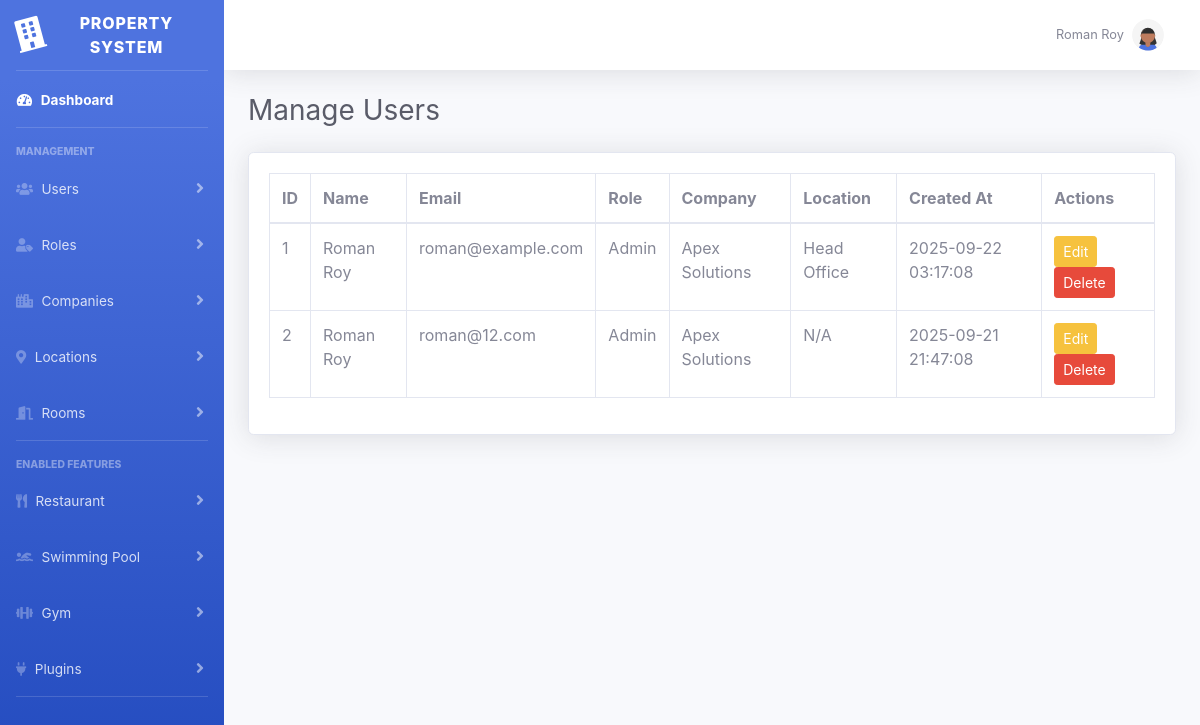
The page /admin.php?action=manageUsers (signed in) on the database as committed earlier.
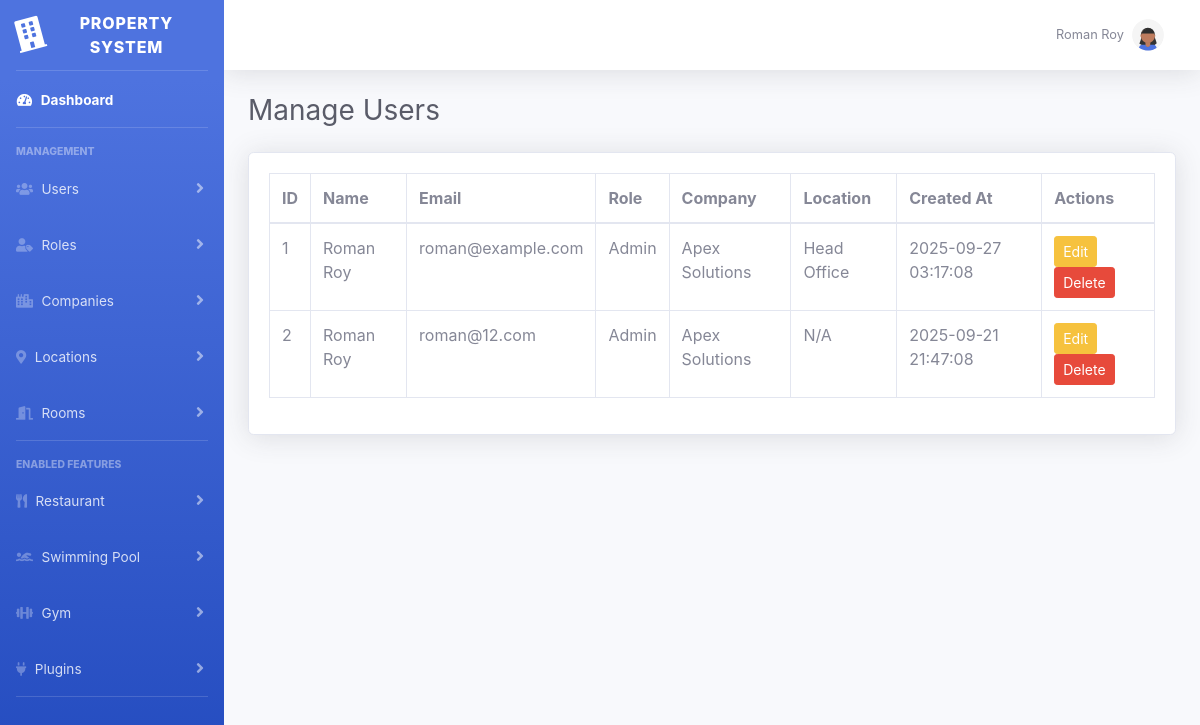
The same page on the database as committed later.
### tables this page shows
CREATE TABLE `plugin_master` (
  `plugin_id` int(11) NOT NULL,
  `plugin_name` varchar(100) NOT NULL,
  `icon` varchar(100) DEFAULT NULL,
  `description` text DEFAULT NULL,
  `status` enum('active','inactive') DEFAULT 'active',
  `created_at` datetime DEFAULT current_timestamp()
);

CREATE TABLE `users` (
  `user_id` int(11) NOT NULL,
  `company_id` int(11) NOT NULL,
  `location_id` int(11) DEFAULT NULL,
  `name` varchar(100) NOT NULL,
  `email` varchar(100) NOT NULL,
  `password` varchar(255) NOT NULL,
  `role_id` int(11) NOT NULL,
  `created_by` int(11) DEFAULT NULL,
  `created_at` timestamp NOT NULL DEFAULT current_timestamp()
);

CREATE TABLE `roles` (
  `role_id` int(11) NOT NULL,
  `role_name` varchar(50) NOT NULL,
  `can_create` tinyint(1) NOT NULL DEFAULT 0,
  `can_read` tinyint(1) NOT NULL DEFAULT 0,
  `can_update` tinyint(1) NOT NULL DEFAULT 0,
  `can_delete` tinyint(1) NOT NULL DEFAULT 0,
  `company_id` int(11) NOT NULL,
  `created_at` timestamp NOT NULL DEFAULT current_timestamp()
);

CREATE TABLE `companies` (
  `company_id` int(11) NOT NULL,
  `company_name` varchar(150) NOT NULL,
  `created_at` timestamp NOT NULL DEFAULT current_timestamp(),
  `description` text DEFAULT NULL,
  `email` varchar(100) DEFAULT NULL,
  `phone` varchar(20) DEFAULT NULL,
  `website` varchar(100) DEFAULT NULL,
  `is_deleted` tinyint(1) NOT NULL DEFAULT 0
);

CREATE TABLE `locations` (
  `location_id` int(11) NOT NULL,
  `location_name` varchar(150) NOT NULL,
  `place` varchar(150) NOT NULL,
  `country` varchar(100) NOT NULL,
  `state` varchar(100) NOT NULL,
  `city` varchar(100) NOT NULL,
  `company_id` int(11) NOT NULL,
  `contact_number` varchar(20) DEFAULT NULL,
  `manager` varchar(150) DEFAULT NULL,
  `created_by` int(11) DEFAULT NULL,
  `is_deleted` tinyint(1) NOT NULL DEFAULT 0,
  `created_at` timestamp NOT NULL DEFAULT current_timestamp()
);

### classes/Plugin.php (called while the page is built, shortened)
<?php
class Plugin {
    public static function getEnabled($pdo, $location_id) {
        $stmt = $pdo->prepare("
            SELECT p.plugin_id, p.plugin_name AS name
            FROM plugin_master p
            INNER JOIN location_plugins lp ON lp.plugin_id = p.plugin_id
            WHERE lp.location_id = ? AND lp.is_enabled = 1
        ");
        $stmt->execute([$location_id]);
        return $stmt->fetchAll(PDO::FETCH_ASSOC);
    }
}
?>

### classes/User.php (called while the page is built, shortened)
<?php
class User {
    public static function getAll($pdo) {
        try {
            $stmt = $pdo->query("
                SELECT u.user_id, u.name, u.email, r.role_name, u.company_id, u.location_id, u.created_at
                FROM users u
                LEFT JOIN roles r ON u.role_id = r.role_id
                ORDER BY u.created_at DESC
            ");
            return $stmt->fetchAll(PDO::FETCH_ASSOC);
        } catch (PDOException $e) {
            error_log("Fetching all users failed: " . $e->getMessage());
            return [];
        }
    }
}

### templates/users/manage_user.php (the view, shortened to what this page needs)
<?php
$results = $results ?? [];
$results['pageTitle'] = $results['pageTitle'] ?? 'Manage Users';
$results['message']   = $results['message'] ?? '';
$results['users']     = $results['users'] ?? [];
?>
<?php include __DIR__ . "/../include/header.php"; ?>
<div id="wrapper">
    <?php include __DIR__ . "/../include/sidebar.php"; ?>
    <div id="content-wrapper" class="d-flex flex-column">
        <div id="content">
            <?php include __DIR__ . "/../include/topbar.php"; ?>
            <div class="container-fluid">
                <h1 class="h3 mb-4 text-gray-800"><?= htmlspecialchars($results['pageTitle']) ?></h1>
                <div class="card shadow mb-4">
                    <div class="card-body">
                        <div class="table-responsive">
                            <table class="table table-bordered">
                                <thead>
                                    <tr>
                                        <th>ID</th>
                                        <th>Name</th>
                                        <th>Email</th>
                                        <th>Role</th>
                                        <th>Company</th>
                                        <th>Location</th>
                                        <th>Created At</th>
                                        <th>Actions</th>
                                    </tr>
                                </thead>
                                <tbody>
                                    <?php if (!empty($results['users'])): ?>
                                        <?php foreach ($results['users'] as $user): ?>
                                            <tr>
                                                <td><?= $user['user_id'] ?></td>
                                                <td><?= htmlspecialchars($user['name']) ?></td>
                                                <td><?= htmlspecialchars($user['email']) ?></td>
                                                <td><?= htmlspecialchars($user['role_name'] ?? 'No role assigned') ?></td>
                                                <td>
                                                    <?php
                                                    $companyName = $pdo->prepare("SELECT company_name FROM companies WHERE company_id=?");
                                                    $companyName->execute([$user['company_id']]);
                                                    echo htmlspecialchars($companyName->fetchColumn() ?? 'N/A');
                                                    ?>
                                                </td>
                                                <td>
                                                    <?php
                                                    if (!empty($user['location_id'])) {
                                                        $locationName = $pdo->prepare("SELECT location_name FROM locations WHERE location_id=?");
                                                        $locationName->execute([$user['location_id']]);
                                                        echo htmlspecialchars($locationName->fetchColumn() ?? 'N/A');
                                                    } else {
                                                        echo 'N/A';
                                                    }
                                                    ?>
                                                </td>
                                                <td><?= $user['created_at'] ?></td>
                                                <td>
                                                    <a class="btn btn-sm btn-warning" href="<?= BASE_URL ?>/admin.php?action=editUser&id=<?= $user['user_id'] ?>">
                                                        <i class="bi bi-pencil-square"></i> Edit
                                                    </a>
                                                    <a class="btn btn-sm btn-danger" href="<?= BASE_URL ?>/admin.php?action=manageUsers&delete=<?= $user['user_id'] ?>"
                                                       onclick="return confirm('Are you sure you want to delete this user?');">
                                                       <i class="bi bi-trash"></i> Delete
                                                    </a>
                                                </td>
                                            </tr>
                                        <?php endforeach; ?>
                                    <?php endif; ?>
                                </tbody>
                            </table>
                        </div>
                    </div>
                </div>
            </div>
        </div>
        <?php include __DIR__ . "/../include/footer.php"; ?>

### admin.php (shortened to what this page needs)
<?php
require("config/config.php");
require_once __DIR__ . "/classes/User.php";
require_once __DIR__ . "/classes/Plugin.php";
$action = $_GET['action'] ?? '';
$location_id = $_SESSION['location_id'] ?? null;
if ($location_id && isset($pdo)) {
    $enabledPlugins = Plugin::getEnabled($pdo, $location_id);
}
switch ($action) {
    case 'manageUsers':
        manageUsers();
        break;
}
function manageUsers() {
    global $pdo;
    $results = ['message' => '', 'pageTitle' => 'Manage Users'];
    $results['users'] = User::getAll($pdo);
    require(TEMPLATE_PATH . "/users/manage_user.php");
}

### templates/include/header.php (shortened to what this page needs)
<!DOCTYPE html>
<html lang="en">
<head>
  <link href="<?= BASE_URL ?>/assets/vendor/fontawesome-free/css/all.min.css" rel="stylesheet">
  <link href="<?= BASE_URL ?>/assets/css/sb-admin-2.min.css" rel="stylesheet">
</head>
<body id="page-top">

### templates/include/sidebar.php (shortened to what this page needs)
<?php
global $pdo;
$location_id = $_SESSION['location_id'] ?? null;
$enabledPlugins = [];
if ($location_id && isset($pdo)) {
    $enabledPlugins = Plugin::getEnabled($pdo, $location_id);
}
?>
<ul class="navbar-nav bg-gradient-primary sidebar sidebar-dark accordion" id="accordionSidebar">
  <a class="sidebar-brand d-flex align-items-center justify-content-center" href="<?= BASE_URL ?>/admin.php">
    <div class="sidebar-brand-icon rotate-n-15">
      <i class="fas fa-building"></i>
    </div>
    <div class="sidebar-brand-text mx-3">Property System</div>
  </a>
  <hr class="sidebar-divider my-0">
  <li class="nav-item active">
    <a class="nav-link" href="<?= BASE_URL ?>/admin.php">
      <i class="fas fa-fw fa-tachometer-alt"></i>
      <span>Dashboard</span>
    </a>
  </li>
  <hr class="sidebar-divider">
  <div class="sidebar-heading">Management</div>
  <li class="nav-item">
    <a class="nav-link collapsed" href="#" data-toggle="collapse" data-target="#collapseUsers">
      <i class="fas fa-users"></i>
      <span>Users</span>
    </a>
  </li>
  <li class="nav-item">
    <a class="nav-link collapsed" href="#" data-toggle="collapse" data-target="#collapseRoles">
      <i class="fas fa-user-tag"></i>
      <span>Roles</span>
    </a>
  </li>
  <li class="nav-item">
    <a class="nav-link collapsed" href="#" data-toggle="collapse" data-target="#collapseCompanies">
      <i class="fas fa-city"></i>
      <span>Companies</span>
    </a>
  </li>
  <li class="nav-item">
    <a class="nav-link collapsed" href="#" data-toggle="collapse" data-target="#collapseLocations">
      <i class="fas fa-map-marker-alt"></i>
      <span>Locations</span>
    </a>
  </li>
  <li class="nav-item">
    <a class="nav-link collapsed" href="#" data-toggle="collapse" data-target="#collapseRooms">
      <i class="fas fa-door-open"></i>
      <span>Rooms</span>
    </a>
  </li>
  <hr class="sidebar-divider">
  <?php if (!empty($enabledPlugins)): ?>
      <div class="sidebar-heading">Enabled Features</div>
      <?php
      $icons = [
          'Restaurant' => 'fa-utensils',
          'Swimming Pool' => 'fa-swimmer',
          'Parking' => 'fa-parking',
          'Spa' => 'fa-spa',
          'Gym' => 'fa-dumbbell',
          'Play Area' => 'fa-child'
      ];
      ?>
      <?php foreach ($enabledPlugins as $plugin): ?>
          <?php
          $pluginName = htmlspecialchars($plugin['name']);
          $pluginKey  = str_replace(' ', '', ucwords(strtolower($plugin['name'])));
          $icon = $icons[$plugin['name']] ?? 'fa-plug';
          ?>
          <li class="nav-item">
              <a class="nav-link collapsed" href="#" data-toggle="collapse" data-target="#collapse<?= $pluginKey ?>">
                  <i class="fas <?= $icon ?>"></i>
                  <span><?= $pluginName ?></span>
              </a>
          </li>
      <?php endforeach; ?>
  <?php endif; ?>
  <li class="nav-item">
    <a class="nav-link collapsed" href="#" data-toggle="collapse" data-target="#collapsePlugins">
      <i class="fas fa-plug"></i>
      <span>Plugins</span>
    </a>
  </li>
  <hr class="sidebar-divider d-none d-md-block">
</ul>

### templates/include/topbar.php (shortened to what this page needs)
<nav class="navbar navbar-expand navbar-light bg-white topbar mb-4 static-top shadow">
  <ul class="navbar-nav ml-auto">
    <li class="nav-item dropdown no-arrow">
      <a class="nav-link dropdown-toggle" href="#" id="userDropdown" role="button"
         data-toggle="dropdown" aria-haspopup="true" aria-expanded="false">
        <span class="mr-2 d-none d-lg-inline text-gray-600 small">
          <?= htmlspecialchars($_SESSION['user_name'] ?? 'Admin User') ?>
        </span>
	<span class="mr-2 d-none d-lg-inline text-gray-600 small">
        <img class="img-profile rounded-circle"
             src="<?= BASE_URL ?>/assets/img/undraw_profile_1.svg">
      </a>
    </li>
  </ul>
</nav>

### templates/include/footer.php (shortened to what this page needs)
</body>
</html>

Rows that differ between the two databases and show on the page:
changed users "roman@example.com": created_at "2025-09-22 03:17:08" → "2025-09-27 03:17:08"
